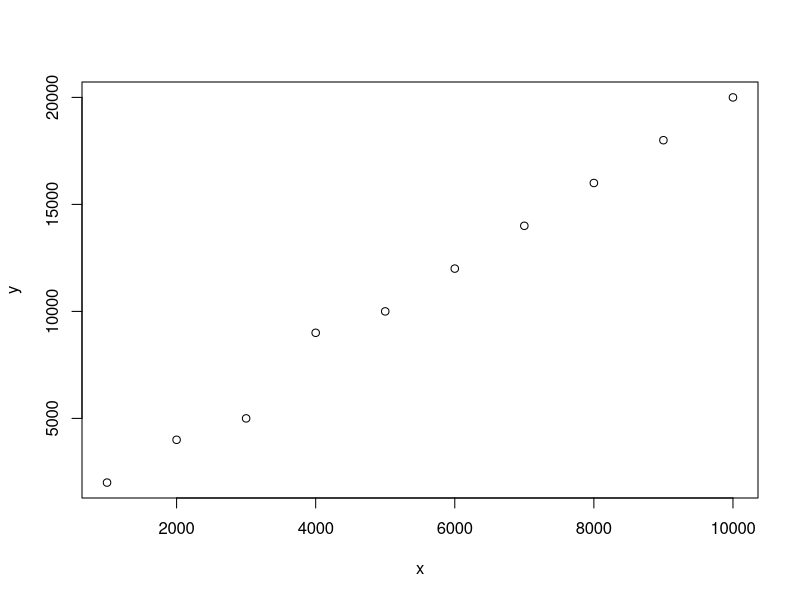

Write the R code that produced this figure.
?lm
?predict

x = seq(1,10) * 1000
y = c(2,4,5,9,10,12,14,16,18,20) * 1000


plot(x,y)




model = lm(y ~ x)

residuals = resid(model)

predictions = predict(model)

rstandard(model)

sd(residuals)

residuals / sd(residuals)

summary(model)

